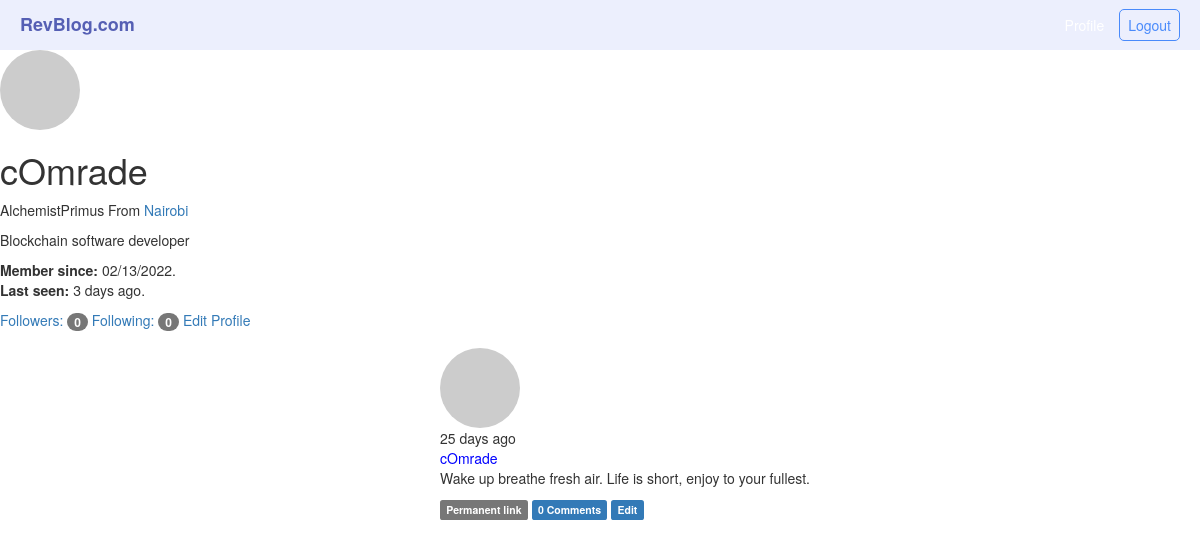
Page /user/cOmrade (signed in) on the earlier database version.
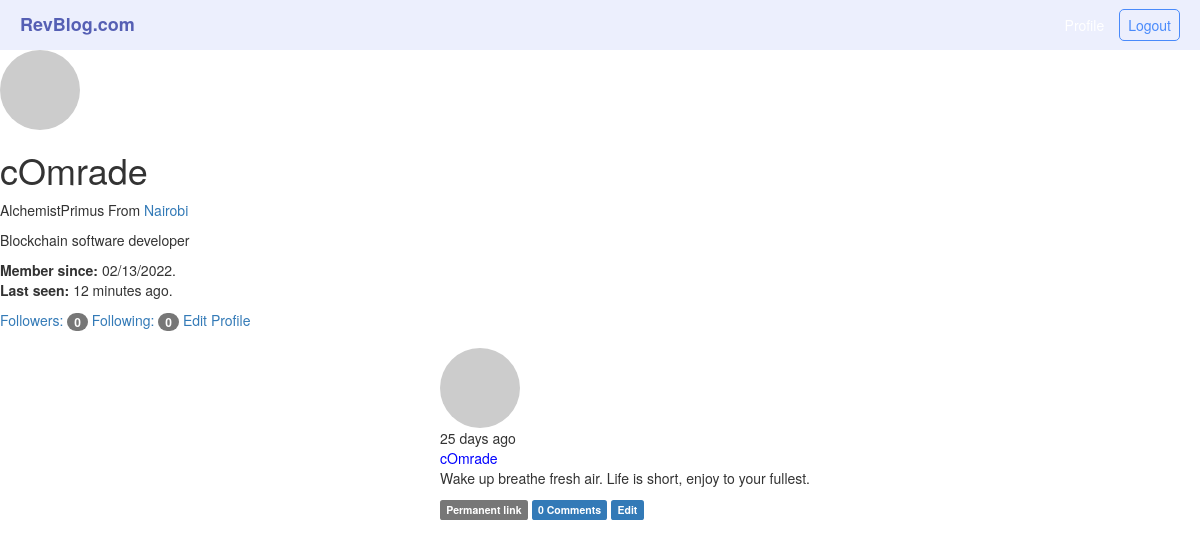
Same page on the later database version.
### app/models.py (models this page shows, shortened)
class User(UserMixin,db.Model):
    __tablename__='users'
    id=db.Column(db.Integer,primary_key=True,autoincrement=True)
    email=db.Column(db.String(64),unique=True,index=True)
    name=db.Column(db.String(64))
    username=db.Column(db.String(64),unique=True,index=True)
    password_hash=db.Column(db.String(128))
    confirmed=db.Column(db.Boolean,default=False)
    location=db.Column(db.String(64))
    about_me=db.Column(db.Text())
    member_since=db.Column(db.DateTime(),default=datetime.utcnow)
    last_seen=db.Column(db.DateTime(),default=datetime.utcnow)
    avatar_hash=db.Column(db.String(64))
    role_id=db.Column(db.Integer,db.ForeignKey('roles.id'))
    posts=db.relationship('Post',backref='author',lazy='dynamic')
    followed=db.relationship('Follow',foreign_keys=[Follow.follower_id],backref=db.backref('follower', lazy='joined'), lazy='dynamic', cascade='all, delete-orphan')
    followers = db.relationship('Follow', foreign_keys=[Follow.followed_id], backref=db.backref('followed', lazy='joined'), lazy='dynamic', cascade='all, delete-orphan')
    comments=db.relationship('Comment',backref='author',lazy='dynamic')
    @property
    def password(self):
        raise AttributeError('Password is not a readable attribute')
    def can(self,perm):
        return self.role is not None and self.role.has_permission(perm)
    def is_administrator(self):
        return self.can(Permission.ADMIN)
    def ping(self):
        self.last_seen=datetime.utcnow()
        db.session.add(self)
        db.session.commit()
    def gravatar(self,size=100,default='identicon',rating='g'):
        if request.is_secure:
            url = 'https://secure.gravatar.com/avatar'
        else:
            url = 'http://www.gravatar.com/avatar'
        hash = hashlib.md5(self.email.lower().encode('utf-8')).hexdigest()
        return '{url}/{hash}?s={size}&d={default}&r={rating}'.format(url=url, hash=hash, size=size, default=default, rating=rating)

class Post(db.Model):
    __tablename__='posts'
    id=db.Column(db.Integer,primary_key=True)
    body=db.Column(db.Text)
    timestamp=db.Column(db.DateTime,index=True,default=datetime.utcnow)
    body_html=db.Column(db.Text)
    author_id=db.Column(db.Integer,db.ForeignKey('users.id'))
    comments=db.relationship('Comment',backref='post',lazy='dynamic')

### app/main/views.py (the view)
@main.route('/user/<username>')
def user(username):
    user=User.query.filter_by(username=username).first_or_404()
    if user is None:
        abort(404)
    posts=user.posts.order_by(Post.timestamp.desc()).all()
    return render_template('user.html',user=user,posts=posts)

### app/main/__init__.py (called while the page is built)
@main.app_context_processor
def inject_permission():
    return dict(Permission=Permission)

### app/main/views.py (called while the page is built)
@main.after_app_request
def after_request(response):
    for query in get_debug_queries():
        if query.duration >= current_app.config['MICROBLOG_SLOW_DB_QUERY_TIME']:
            current_app.logger.warning('Slow query: %s\nParameters: %s\nDuration: %fs\nContext: %s\n'% (query.statement, query.parameters, query.duration, query.context))
    return response

@main.before_app_request
def before_request():
    if current_user.is_authenticated and not current_user.confirmed and request.blueprint !='main' and request.endpoint !='static':
        return redirect(url_for('main.unconfirmed'))

@main.before_app_request
def before_request():
    if current_user.is_authenticated:
        current_user.ping()
        if not current_user.confirmed and request.endpoint and request.blueprint !='main' and request.endpoint != 'static':
            return redirect(url_for('main.unconfirmed'))

### app/models.py (called while the page is built)
@login_manager.user_loader
def load_user(user_id):
    return User.query.get(int(user_id))

### app/templates/user.html (shortened to what this page needs)
{%extends "base.html"%}
{%block content%}
    <img class="img-circle profile-thumbnail" src="{{user.gravatar(size=256)}}"
    <div class="page-header">
        <h1>{{ user.username }}</h1>
        {% if user.name or user.location %}
        <p>
            {% if user.name %}{{ user.name }}{% endif %}
            {% if user.location %}
                From <a href="http://maps.google.com/?q={{ user.location }}" target="blank">{{ user.location }}</a>
            {% endif %}
            </p>
        {% endif %}
        {% if user.about_me %}<p>{{ user.about_me }}</p>{% endif %}
        <p>
            <b>Member since:</b> {{ moment(user.member_since).format('L') }}.
            <br/>
            <b>Last seen:</b> {{ moment(user.last_seen).fromNow() }}.
        </p>
        <a href="{{ url_for('main.followers', username=user.username) }}">Followers: <span class="badge">{{ user.followers.count()-1 }}</span>
        </a>
        <a href="{{ url_for('main.followed_by', username=user.username) }}">Following: <span class="badge">{{ user.followed.count() -1 }}</span>
        </a>
        {%if user==current_user%}
            <a href="{{url_for('main.edit_profile')}}">Edit Profile</a>
        {%endif%}
    {%include '_posts.html'%}
{%endblock%}

### app/templates/base.html (shortened to what this page needs)
{% extends "bootstrap/base.html"%}
{%block styles%}
{{super()}}
<link rel="stylesheet" href="{{url_for('static',filename="styles/styles.css")}}" type="text/css">
{%endblock%}
{%block navbar%}
    <header>
        <div id="brand"><a href="{{url_for('main.home')}}">RevBlog.com</a></div>
        <nav>
            <ul>
                {%if current_user.is_authenticated%}
                <li><a href="{{url_for('main.user',username=current_user.username)}}">Profile</a></li>
                <li id="login"><a href="{{url_for('main.logout')}}">Logout</a></li>
                {%else%}
                <li id="login"><a href="{{url_for('main.login')}}">Login</a></li>
                <li id="signup"><a href="{{url_for('main.register')}}">Signup</a></li>
                {%endif%}
            </ul>
        </nav>
    </header>
{%endblock%}

### app/templates/_posts.html
<ul class="posts">
{% for post in posts %}
    <li class="post">
        <div class="profile-thumbnail">
            <a href="{{ url_for('main.user', username=post.author.username) }}"><img class="img-circle profile-thumbnail" src="{{ post.author.gravatar(size=40) }}"></a>
        </div>
        <div class="post-date">
            {{ moment(post.timestamp).fromNow() }}
        </div>
        <div class="post-author">
            <a href="{{ url_for('main.user', username=post.author.username) }}"> {{ post.author.username }}</a>
        </div>
        <div class="post-body">
            {% if post.body_html %}
                {{ post.body_html | safe }}
            {% else %}
                {{ post.body }}
            {% endif %}
            <div class="post-footer">
                <a href="{{ url_for('main.post', id=post.id) }}"><span class="label label-default">Permanent link</span></a>
                <a href="{{ url_for('main.post', id=post.id) }}#comments">
                    <span class="label label-primary">{{ post.comments.count() }} Comments</span>
                </a>
                {% if current_user == post.author %}
                    <a href="{{ url_for('main.edit', id=post.id) }}"><span class="label label-primary">Edit</span></a>
                {% elif current_user.is_administrator() %}
                    <a href="{{ url_for('main.edit', id=post.id) }}"><span class="label label-danger">Edit [Admin]</span></a>
                {% endif %}
            </div>
        </div>
    </li>
{% endfor %}
</ul>

### app/static/styles/styles.css (style rules this page uses)
:root { box-sizing: border-box; }
body { font: 'Ariel', 'sans-serif'; }
.nav-tabs>li, .post-author>a { color: blue !important; }
header a { text-decoration: none; }
header { padding: 0 20px; background-color: rgb(236, 239, 253); height: 50px; display: flex; justify-content: space-between; }
#brand { font-weight: bold; font-size: 18px; display: flex; align-items: center; }
#brand a { color: #555fb4; }
ul { list-style: none; height: 100%; display: flex; align-items: center; justify-content: space-around; }
ul a { color: white; }
ul li { padding: 5px; margin-left: 10px; }
#login, #signup { border-radius: 5px; padding: 5px 8px; }
#login { border: 1px solid #498afb; }
#login a { color: #498afb; }
.posts { display: flex; flex-direction: column; }
.post { flex: 1; padding: 1.2em; align-items: left; }

Differences in the rows shown:
changed User "cOmrade": last_seen "3 days ago" → "12 minutes ago"
